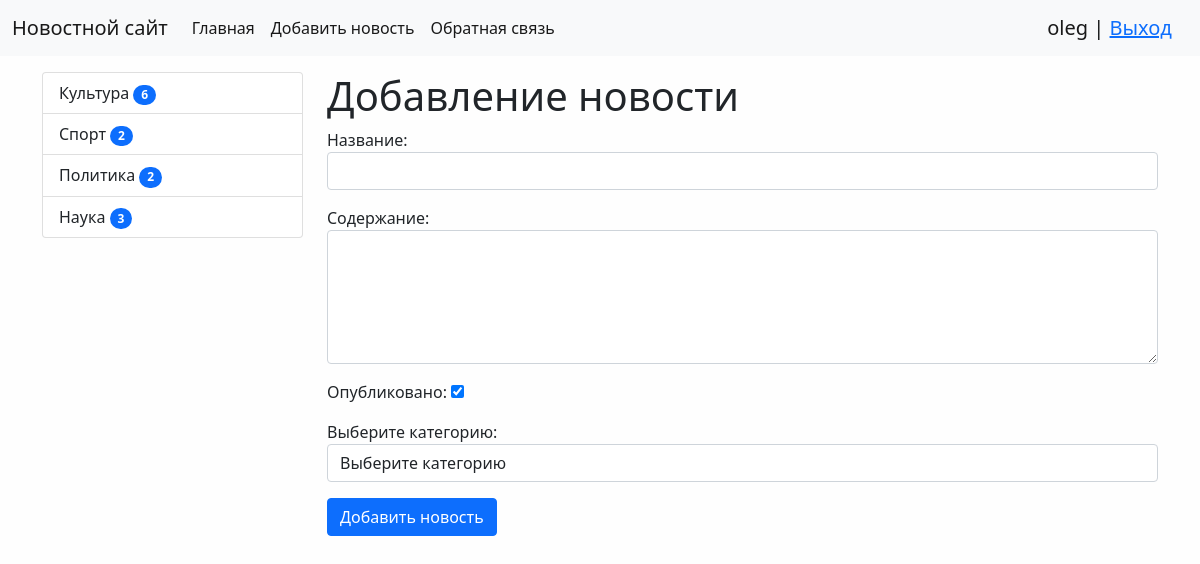
The page /news/add_news/ (signed in) on the database its author committed.
### news/models.py (models this page shows)
class Category(models.Model):
    title = models.CharField(max_length=150, verbose_name='Наименование', db_index=True)
    class Meta:
        verbose_name = 'Категория'
        verbose_name_plural = 'Категории'
        ordering = ['title']
    def __str__(self):
        return self.title
    def get_absolute_url(self):
        return reverse('index', kwargs={'category_id': self.pk})

### news/views.py (the view)
# urls.py: path('news/add_news/', CreateNews.as_view(), name='add_news'),
class CreateNews(LoginRequiredMixin, CreateView):
    form_class = NewsForm
    template_name = 'news/add_news.html'
    login_url = '/admin/'  # Вариант перенаправления, если пользователь неавторизован

### news/forms.py (shortened to what this page needs)
class NewsForm(forms.ModelForm):
    def __init__(self, *args, **kwargs):
        super(NewsForm, self).__init__(*args, **kwargs)
        self.fields['category'].empty_label = 'Выберите категорию'
    class Meta:
        model = News
        fields = ['title', 'content', 'is_published', 'category']
        widgets = {
            'title': forms.TextInput(attrs={"class": "form-control"}),
            'content': forms.Textarea(attrs={"class": "form-control", "rows": 5}),
            'category': forms.Select(attrs={"class": "form-control", "empty_label": 'sd'}),
        }
        labels = {
            'category': 'Выберите категорию'
        }

### news/templatetags/news_tags.py (called while the page is built)
@register.simple_tag()
def get_categories():
    return Category.objects.annotate(amount=Count('news', filter=F('news__is_published'))).filter(amount__gt=0)

### news/templates/news/add_news.html (shortened to what this page needs)
{% extends 'base.html' %}
{% block sidebar %}
{% include 'inc/_sidebar.html' %}
{% endblock sidebar %}
{% block content %}
<h1> Добавление новости </h1>
<form action="{% url 'add_news' %}" method="post">
    {{ form.as_p }}
    <button class="btn btn-primary btn-block" type="submit">Добавить новость</button>
</form>
{% endblock content %}

### templates/inc/_nav.html (shortened to what this page needs)
<nav class="navbar navbar-expand-lg navbar-light bg-light">
    <div class="container-fluid">
        <a class="navbar-brand" href="{% url 'home' %}">Новостной сайт</a>
        <div class="collapse navbar-collapse" id="navbarSupportedContent">
            <ul class="navbar-nav me-auto mb-2 mb-lg-0">
                <li class="nav-item">
                    <a class="nav-link active" aria-current="page" href="{% url 'home' %}">Главная</a>
                </li>
                {% if request.user.is_authenticated %}
                <li class="nav-item">
                    <a class="nav-link active" aria-current="page" href="{% url 'add_news' %}">Добавить новость</a>
                </li>
                <li class="nav-item">
                    <a class="nav-link active" aria-current="page" href="{% url 'mail' %}">Обратная связь</a>
                </li>
                {% endif %}
            </ul>
            <span class="navbar-brand mb-0 h1">
                {% if request.user.is_authenticated %}
                    <span> {{ user.username }} | <a href="{% url 'log_out' %}">Выход</a></span>
                {% else %}
                    <a href="{% url 'sign_up' %}">Sign up</a>
                        <span> | </span>
                     <a href="{% url 'log_in' %}">Log in</a>
                {% endif %}
            </span>
        </div>
    </div>
</nav>

### templates/inc/_sidebar.html (shortened to what this page needs)
{% load news_tags %}
<div class="list-group">
    {% get_categories as categories %}
    {% for item in categories %}
    <a href="{{ item.get_absolute_url }}" class="list-group-item list-group-item-action">
        {{ item.title }} <span class="badge bg-primary rounded-pill">{{ item.amount }}</span>
    </a>
    {% endfor %}
</div>

### mysite/static/css/style.css (style rules this page uses)
body { background-color: #fefefe; }

### rows shown on the page
Category: title "Культура", amount "6"
Category: title "Спорт", amount "2"
Category: title "Политика", amount "2"
Category: title "Наука", amount "3"

### other values the page prints
{{ user.username }} "oleg"
